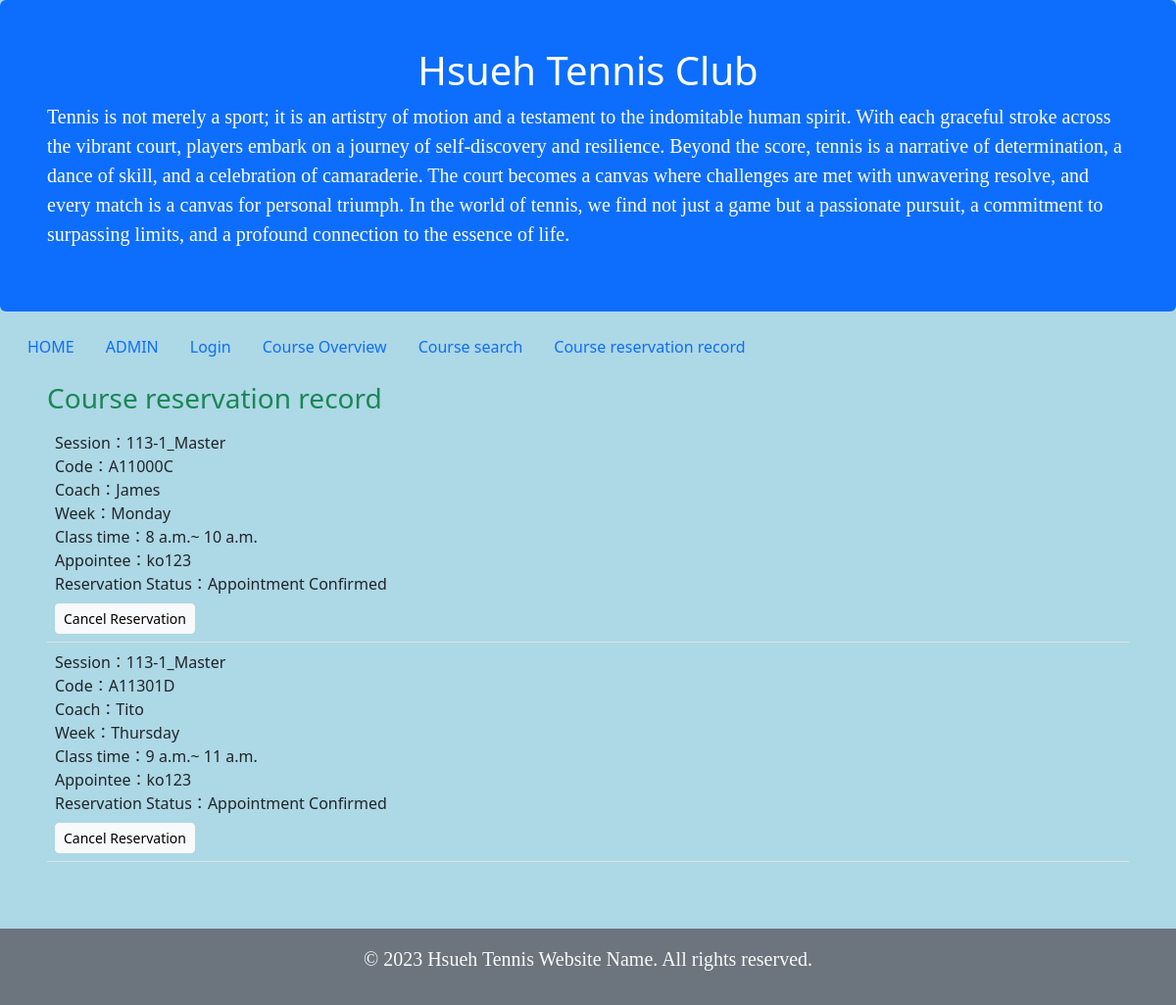
The page /Course_reservation/Cancel_Course/ (signed in) on the database its author committed.
### Course_reservation/models.py (models this page shows)
class Course_reservation_history(models.Model):
    Period = models.CharField(max_length=255,null=True,help_text="期別")
    Course_code = models.CharField(max_length=255,null=True,help_text="課程代碼")
    Coach_name= models.CharField(max_length=255,null=True,help_text="教練名子")
    Student_id = models.CharField(max_length=255,null=True,help_text="學生帳號")
    Create_time = models.DateTimeField(auto_now_add=True,help_text="建立時間")
    class_time_start=models.TimeField(null=True)
    class_time_end=models.TimeField(null=True)
    week_choices = [
        ('Monday', 'Monday'),
        ('Tuesday', 'Tuesday'),
        ('Wednesday', 'Wednesday'),
        ('Thursday', 'Thursday'),
        ('Friday', 'Friday'),
    ]
    week = models.CharField(max_length=10, choices=week_choices, default='')
    State =models.CharField(max_length=255,null=True,help_text="預約狀態，完成預約、已取消")

### Course_reservation/views.py (the view, shortened to what this page needs)
# urls.py: path('Cancel_Course/', views.Cancel_Course, name='Cancel_Course'),
def Cancel_Course(request):
    template = loader.get_template('Reservation.html')
    data = {}
    cancel = False
    try:
        code = request.GET.get('code')
        try:
            cancel = request.GET.get('cancel')
        except:
            pass
        print(cancel)
        CourseData = Course_reservation.objects.filter(Course_code=code).first()
        haveReservation = Course_reservation_history.objects.filter(Student_id=request.user, Course_code=code).exists()
        historyData = Course_reservation_history.objects.filter(Student_id=request.user, Course_code=code).first()
        if historyData.State == "Appointment Confirmed":
            historyData.State = "Cancelled"
            historyData.save()
            CourseData.Current_number_applicants = CourseData.Current_number_applicants - 1
            CourseData.save()
        reservationData = Course_reservation_history.objects.filter(Student_id=request.user,
                                                                    State="Appointment Confirmed")
        context = {
            "Course": reservationData,
        }
        return HttpResponse(template.render(context))
    except:
        reservationData = Course_reservation_history.objects.filter(Student_id=request.user,
                                                                    State="Appointment Confirmed")
        context = {
            "Course": reservationData,
        }
        return HttpResponse(template.render(context))

### Course_reservation/templates/Reservation.html (shortened to what this page needs)
{% extends "master.html" %}
{% block content %}
    <div class="container-fluid p-5 pt-3">
        <h3 id="Course reservation record" class="text-success">Course reservation record</h3>
        <td width="10%" class="p-0">
            <table class="table">
                {% for Course_reservation in Course %}
                    <tr>
                        <td>
                            Session：{{ Course_reservation.Period }}<br>
                            Code：{{ Course_reservation.Course_code }}<br>
                            Coach：{{ Course_reservation.Coach_name }}<br>
                            Week：{{ Course_reservation.week}}<br>
                            Class time：{{ Course_reservation.class_time_start }}~
                            {{ Course_reservation.class_time_end }}<br>
                            Appointee：{{ Course_reservation.Student_id }}<br>
                            Reservation Status：{{ Course_reservation.State }}<br>
                            <a id="{{ Course_reservation.Course_code }}_Course_Reservation" class="mt-2 btn btn-light btn-sm px-2 gap-3"
                               href="/Course_reservation/Cancel_Course?code={{ Course_reservation.Course_code }}&cancel=True&">Cancel Reservation</a>
                        </td>
                    </tr>
                {% endfor %}
            </table>
        </td>
    </div>
{% endblock %}

### static/css/club.css (style rules this page uses)
body { background-color: lightblue; }

### rows shown on the page
Course_reservation_history: Period "113-1_Master", Course_code "A11000C", Coach_name "James", week "Monday", class_time_start "8 a.m.", class_time_end "10 a.m.", Student_id "ko123", State "Appointment Confirmed"
Course_reservation_history: Period "113-1_Master", Course_code "A11301D", Coach_name "Tito", week "Thursday", class_time_start "9 a.m.", class_time_end "11 a.m.", Student_id "ko123", State "Appointment Confirmed"
